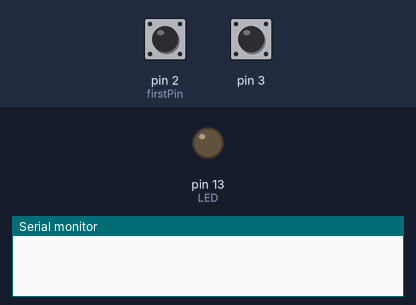
A sketch run on a simulated Arduino Uno, built with avr-gcc and run on an emulated ATmega328P. On the bench: output pins drawn as LEDs (lit = HIGH), the last lines printed to the serial monitor. Inputs (shaded band) come from the test bench; at power-on: pin 3 HIGH, pin 2 (firstPin) HIGH.

Above: at 1.2 s.
1.3 s: pin 3 pulled LOW for 0.15 s
At 1.37 s:
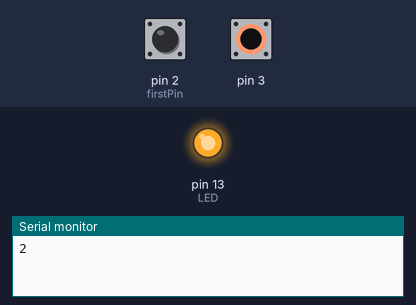
2.9 s: pin 3 pulled LOW for 3.2 s
At 7.5 s:
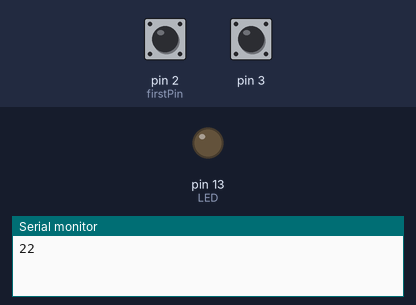
Timing chart, 0 to 9.0 s (numbered marks = the images above; inputs shaded):
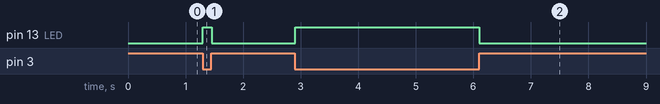

The sketch:

EXEC.ino
```cpp
// Declare the pins for the Button and the LED<br>

#define firstPin  2
#define numOfPins 2

int prevState[numOfPins];

int LED = 13;

void setup() {
  for (int i = 0; i < numOfPins; i++) {
    pinMode(i + firstPin, INPUT_PULLUP);
    prevState[i] = digitalRead(i + firstPin);
  }
  pinMode(LED, OUTPUT);
  Serial.begin(9600);
  while (!Serial) {};
}

void loop() {
  for (int i = 0; i < numOfPins; i++) {

    int buttonValue = digitalRead(firstPin + i);
    if (buttonValue == LOW) {
      digitalWrite(LED, HIGH);
      if (prevState[i] == HIGH)
        Serial.print(i + 1);
    } else {
      digitalWrite(LED, LOW);
    }
    prevState[i] = buttonValue;
  }
  delay(50);

}
```

Measured:
- after the input at 1.3 s, pin 13 (LED): LOW → HIGH at once, → LOW 0.15 s later
- after the input at 2.9 s, pin 13 (LED): LOW → HIGH at once, → LOW 3.2 s later
